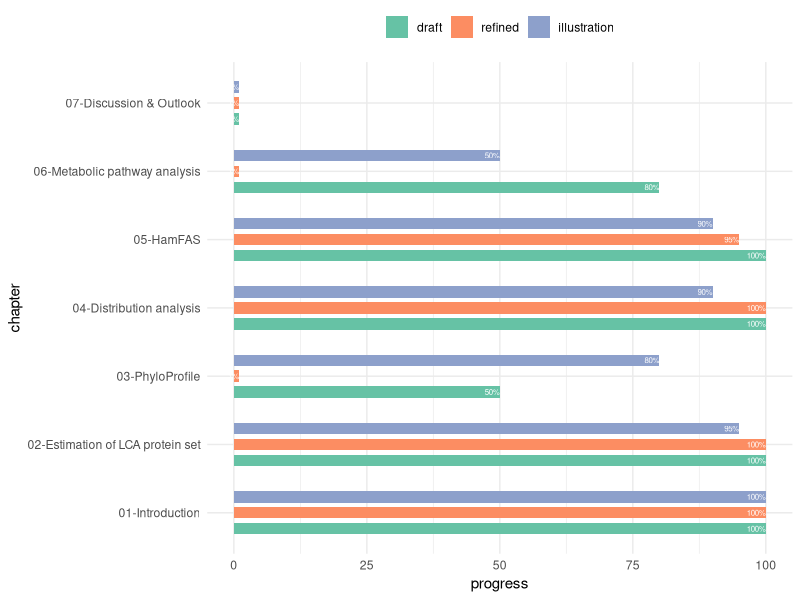
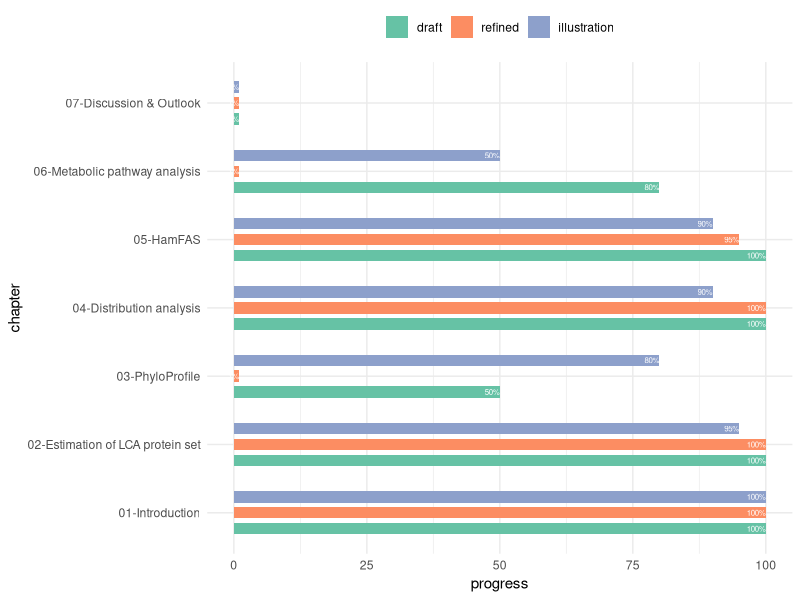

These figures' R source, in order:
### thesis writing progess
library(ggplot2)
chapter <- rep(c("01-Introduction","02-Estimation of LCA protein set",
                 "03-PhyloProfile",
                 "04-Distribution analysis","05-HamFAS",
                 "06-Metabolic pathway analysis",
                 "07-Discussion & Outlook"), each = 3)
type <- rep(c("draft","refined","illustration"),5)
progress <- c(100,100,100, # chapter 01 Introduction
              100,100,95, # chapter 02 LCA estimation
              50,1,80, # chapter 03 PhyloProfile
              100,100,90, # chapter 04 Distribution analysis
              100,95,90, # chapter 05 HamFAS
              80,1,50, # chapter 06 pathway analysis
              1,1,1 # chapter 07 Discussion & Outlook
              )

df <- as.data.frame(cbind(chapter,type,progress), stringsAsFactors = FALSE)
df$progress <- as.numeric(df$progress)
df$type <- factor(df$type, levels = c("draft","refined","illustration"))

ggplot(df, aes(x = chapter, y = progress)) +
  geom_bar(aes(fill = type), stat = "identity", position = position_dodge(width = 0.7), width = 0.5) +
  geom_text(aes(label = paste0(progress,"%"), group = type), color = "white", size = 2, position = position_dodge(width = 0.7), hjust = 1) +
  coord_flip() +
  theme_minimal() +
  scale_fill_brewer(palette = "Set2") +
  theme(legend.position = "top", legend.title = element_blank())

ggsave("/Users/trvinh/work/thesis/microsporidia/progress.pdf", width = 20, height = 10, units = "cm")
